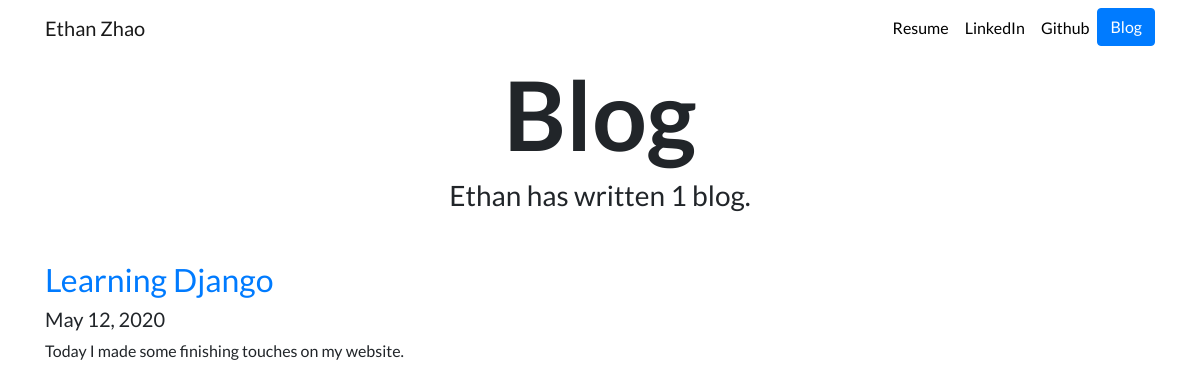
Screenshot of /blog/ with the database file from the repository.
### blog/models.py (models this page shows, shortened)
class Blog(models.Model):
    title = models.CharField(max_length=200)
    text = models.TextField()
    date = models.DateField()

### blog/views.py (the view)
# urls.py: path('', views.all_blogs, name='all_blogs'),
def all_blogs(request):
    blogs = Blog.objects.order_by('-date')
    return render(request, 'blog/all_blogs.html', {'blogs':blogs})

### blog/templates/blog/all_blogs.html
{% extends 'portfolio/base.html' %}
{% block content %}
  <h1 id="blogtitle" class="font-weight-bold text-center">Blog</h1>
    <h3 class="text-center mb-5">Ethan has written {{ blogs.count }} blog{{ blogs.count|pluralize }}.</h3>
    {% for blog in blogs %}
    <a href="{% url 'blog:detail' blog.id %}"><h2>{{ blog.title }}</h2></a>
    <h5>{{ blog.date }}</h5>
    <p>{{ blog.text|striptags|truncatechars:100 }}</p>
    {% endfor %}
{% endblock %}

### portfolio/static/portfolio/custom.css (style rules this page uses)
body { font-family: 'Lato', sans-serif; }
#blogtitle { font-size: 6rem; }

### rows the page displays
Blog: title "Learning Django", date "May 12, 2020", text "Today I made some finishing touches on my website."

### other values shown
{{ blogs.count }} "1"
